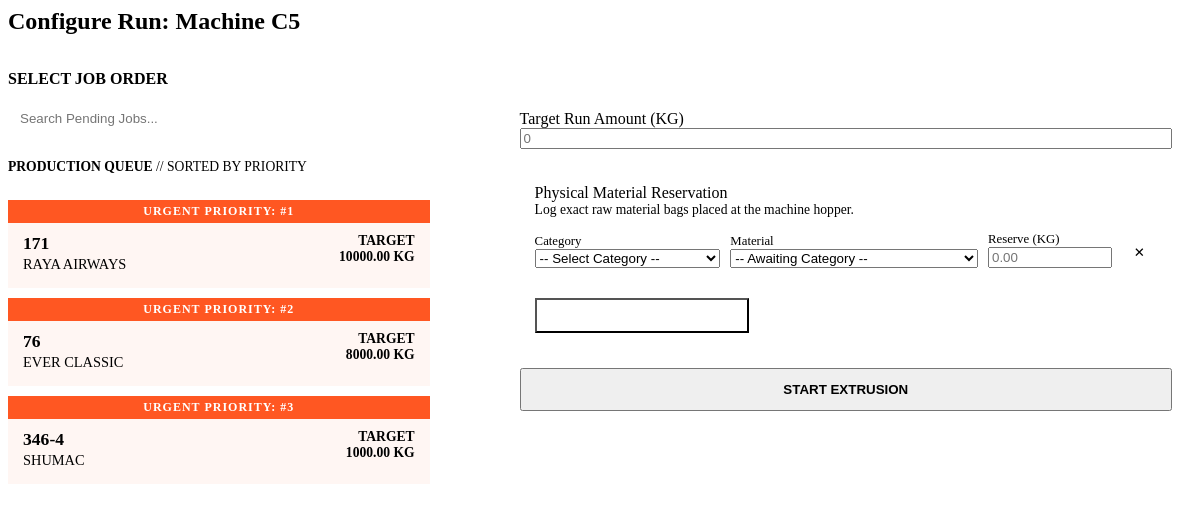
/load-machine-state/C5/, run on an earlier commit of the app's database.
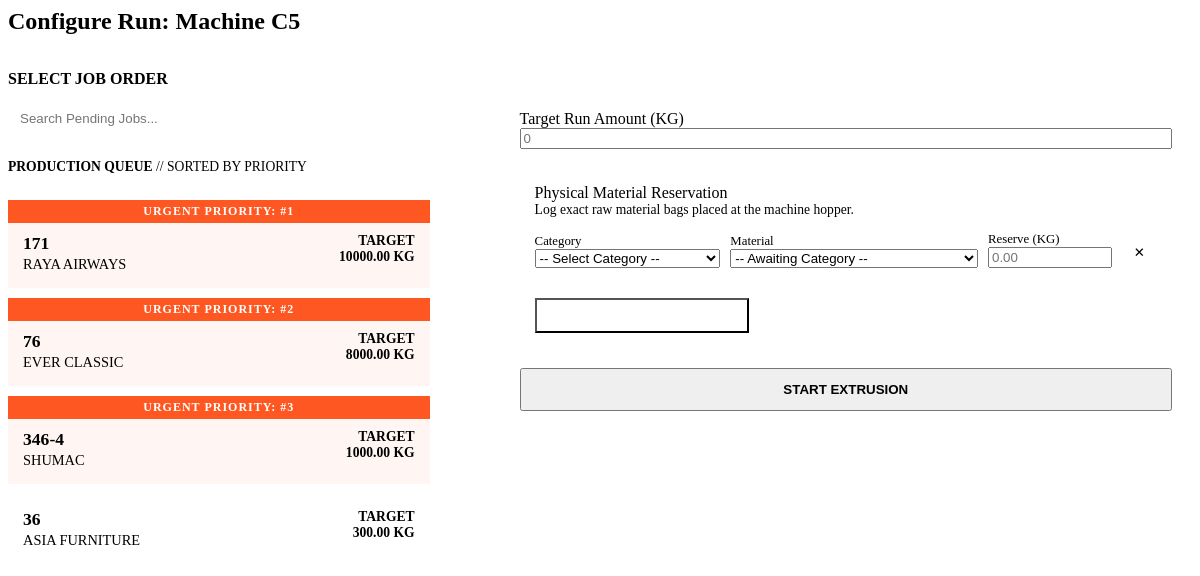
And on a later commit of the database.
### production/models.py (models this page shows, shortened)
class JobOrder(models.Model):
    jo_number = models.CharField(max_length=20, unique=True)
    customer = models.CharField(max_length=100)
    queue_position = models.PositiveIntegerField(
        default=100,
        help_text="Lower numbers run first. Use 100 for standard/un-queued jobs."
    )
    po_number = models.CharField(max_length=50, blank=True, default="-")
    target_delivery_date = models.DateField(null=True, blank=True)
    product_dimension = models.CharField(max_length=100, default="")
    recipe = models.ForeignKey(Recipe, on_delete=models.SET_NULL, null=True, blank=True)
    printing_required = models.BooleanField(default=False)
    sealing_required = models.BooleanField(default=False)
    slitting_required = models.BooleanField(default=False)
    remarks = models.TextField(blank=True, default="-")
    wastage_buffer_percent = models.DecimalField(max_digits=5, decimal_places=2, default=10.00)
    order_quantity_kg = models.DecimalField(max_digits=10, decimal_places=2)
    total_extrusion_wastage_kg = models.DecimalField(max_digits=10, decimal_places=2, default=Decimal('0.00'))
    total_est_material_kg = models.DecimalField(max_digits=10, decimal_places=2, editable=False, default=Decimal('0.00'))
    estimated_extrusion_target_kg = models.DecimalField(max_digits=12, decimal_places=2, default=Decimal('0.00'), editable=False)
    estimated_material_required_kg = models.DecimalField(max_digits=12, decimal_places=2, default=Decimal('0.00'), editable=False)
    total_cutting_wastage_kg = models.DecimalField(max_digits=10, decimal_places=2, default=Decimal('0.00'))
    total_extruded_kg = models.DecimalField(max_digits=10, decimal_places=2, default=Decimal('0.00'))
    total_cut_kg = models.DecimalField(max_digits=10, decimal_places=2, default=Decimal('0.00'))
    total_packed_kg = models.DecimalField(max_digits=10, decimal_places=2, default=Decimal('0.00'))
    total_shipped_kg = models.DecimalField(max_digits=10, decimal_places=2, default=Decimal('0.00'))
    is_completed = models.BooleanField(default=False)
    objects = JobOrderManager()
    class Meta:
        ordering = ['is_completed', 'queue_position', 'target_delivery_date']

### production/views.py (the view)
# urls.py: path('load-machine-state/', views.load_machine_state, name='load_machine_state'),
def load_machine_state(request, machine_no=None):
    if not machine_no:
        machine_no = request.GET.get('machine_no')
    if not machine_no:
        return HttpResponse("<p style='color: var(--text-muted); font-weight: bold; text-transform: uppercase;'>Awaiting Machine Selection...</p>")
    active_session = ExtrusionSession.objects.filter(machine_no=machine_no, status='ACTIVE').first()
    if active_session:
        queued_jobs = JobOrder.objects.filter(is_completed=False, order_quantity_kg__gt=0).exclude(id=active_session.job_order.id).order_by('queue_position')[:15]
        active_material_name = "No Material Reserved"
        total_reserved = sum(sm.reserved_kg for sm in active_session.materials.all())
        total_consumed = active_session.total_output_kg + active_session.total_wastage_kg
        remaining_material_kg = max(Decimal('0.00'), total_reserved - total_consumed)
        first_mat = active_session.materials.first()
        if first_mat:
            active_material_name = first_mat.material.name
        return render(request, 'production/partials/active_run_ui.html', {
            'session': active_session,
            'queued_jobs': queued_jobs,
            'active_material_name': active_material_name,
            'remaining_material_kg': remaining_material_kg
        })
    else:
        job_orders = JobOrder.objects.filter(
            is_completed=False,
            order_quantity_kg__gt=F('total_extruded_kg') - F('total_cutting_wastage_kg')
        ).order_by('queue_position', 'target_delivery_date', 'id')[:20]
        categories = MaterialCategory.objects.all().order_by('name')
        initial_row_id = str(uuid.uuid4())[:8]
        return render(request, 'production/partials/start_session_ui.html', {
            'machine_no': machine_no,
            'job_orders': job_orders,
            'categories': categories,
            'initial_row_id': initial_row_id
        })

### production/templates/production/partials/start_session_ui.html (shortened to what the changed rows need)
<form hx-post="{% url 'start_session' %}" hx-target="#feedback-container" hx-include="#extrusion-shift-select" hx-disabled-elt="find button[type='submit']" style="width: 100%;">
    <div class="panel-header" style="border-bottom: 2px solid var(--border-soft); padding-bottom: 15px; margin-bottom: 20px;">
        <h2 style="color: var(--action-blue); margin: 0;">Configure Run: Machine {{ machine_no }}</h2>
    </div>
    <div style="display: grid; grid-template-columns: 1fr 1.5fr; gap: 30px;">
        <div style="border-right: 2px solid var(--border-soft); padding-right: 30px;">
            <div id="extrusion-jo-list" style="max-height: 400px; overflow-y: auto; border-top: 1px dashed var(--border-soft); padding-top: 10px;">
                {% include 'production/partials/job_radio_list.html' %}
            </div>
        </div>
    </div>
</form>

### production/templates/production/partials/job_radio_list.html (shortened to what this page needs)
<div style="max-height: 400px; overflow-y: auto; padding-right: 10px;">
    <div style="margin-bottom: 15px; padding-bottom: 10px; border-bottom: 1px dashed var(--border-soft); color: var(--text-muted); font-size: 0.85rem; text-transform: uppercase;">
        <strong>Production Queue</strong> // Sorted by Priority
    </div>
    {% for jo in job_orders %}
    <div>
        <label for="jo_{{ jo.id }}" class="radio-label {% if jo.queue_position <= 5 %}urgent-job{% endif %}">
            {% if jo.queue_position <= 5 %}
                <div style="background: #ff5722; color: white; padding: 4px 10px; font-size: 0.75rem; font-weight: bold; margin: -15px -15px 10px -15px; text-align: center; letter-spacing: 1px;">
                    URGENT PRIORITY: #{{ jo.queue_position }}
                </div>
            {% elif jo.queue_position < 100 %}
                <div style="background: var(--border-hard); color: white; padding: 4px 10px; font-size: 0.75rem; font-weight: bold; margin: -15px -15px 10px -15px; text-align: center; letter-spacing: 1px;">
                    QUEUE POSITION: #{{ jo.queue_position }}
                </div>
            {% endif %}
            <div style="display: flex; justify-content: space-between; align-items: flex-start;">
                <div>
                    <div style="font-weight: bold; font-size: 1.1rem; color: var(--text-primary);">{{ jo.jo_number }}</div>
                    <div style="color: var(--text-muted); font-size: 0.9rem; margin-top: 2px;">{{ jo.customer }}</div>
                </div>
                <div class="text-mono" style="font-size: 0.85rem; color: var(--action-blue); font-weight: bold; text-align: right;">
                    TARGET<br>{{ jo.order_quantity_kg }} KG
                </div>
            </div>
        </label>
    </div>
    {% empty %}
    <div style="padding: 15px; text-align: center; color: var(--text-muted); font-style: italic;">
        No pending jobs found.
    </div>
    {% endfor %}
</div>

What changed in the data, as far as the page shows it:
added JobOrder: jo_number "36", customer "ASIA FURNITURE", order_quantity_kg "300.00", queue_position 100 (drawn)
